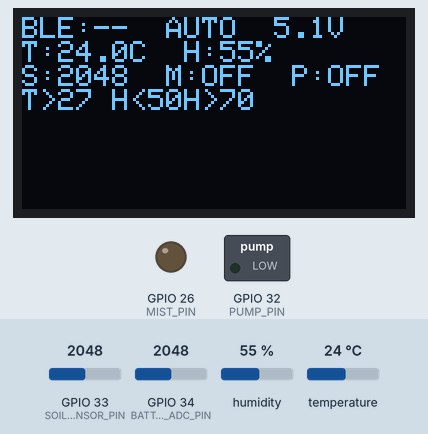
Simulated run of this program. Board: ESP32. Parts: 128×64 one-colour display, switched loads named in the program (green lamp = pin HIGH), output pins drawn as LEDs (lit = HIGH). Inputs (shaded band) come from the test bench; at power-on: humidity 55 %, GPIO 33 (SOIL_SENSOR_PIN) = 2048, GPIO 34 (BATTERY_ADC_PIN) = 2048, temperature 24 °C. Nothing arrives over Bluetooth unless stated; a phone connects over Bluetooth LE 3 s after start; what the program prints to the serial monitor is not drawn.

Above: at 3.9 s.
4.0 s: humidity set to 49 %
At 9.5 s:
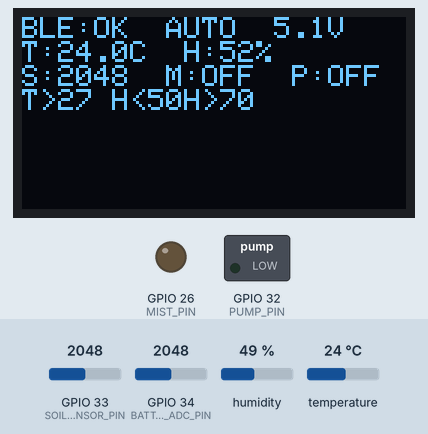
15.2 s: humidity set to 46 %
At 21.4 s:
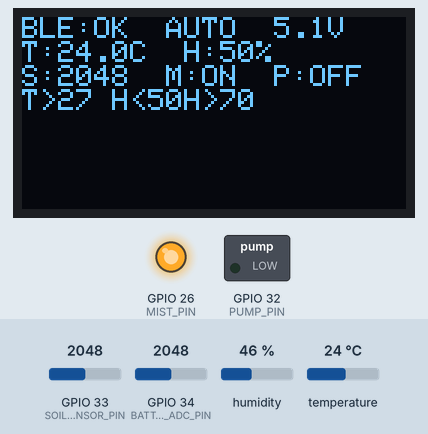
26.4 s: GPIO 33 (SOIL_SENSOR_PIN) set to 2372
At 32.0 s:
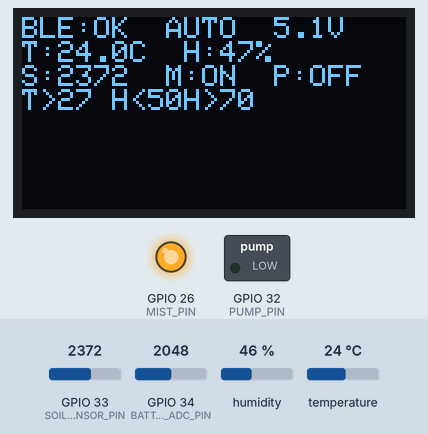
32.9 s: GPIO 33 (SOIL_SENSOR_PIN) set to 2486
At 37.9 s:
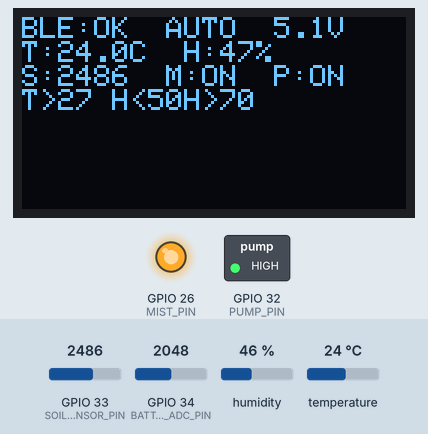
44.1 s: humidity set to 54 %
At 48.6 s:
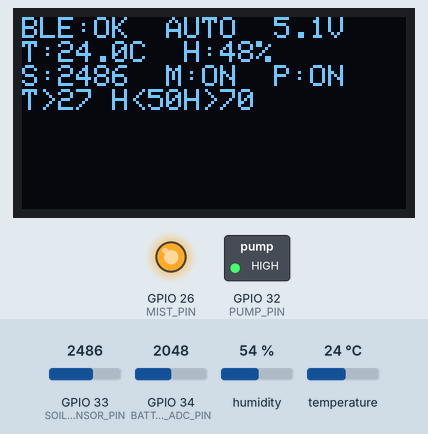
55.3 s: humidity set to 57 %
At 71.1 s:
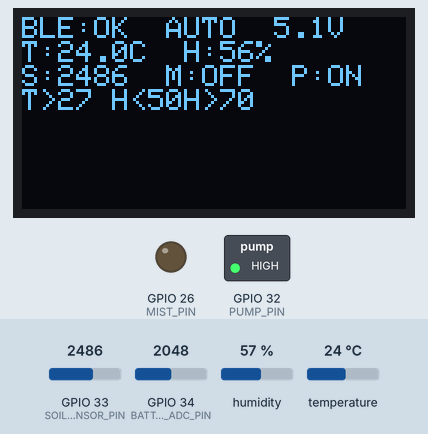
Timing chart, 0 to 72.2 s (numbered marks = the images above; inputs shaded):
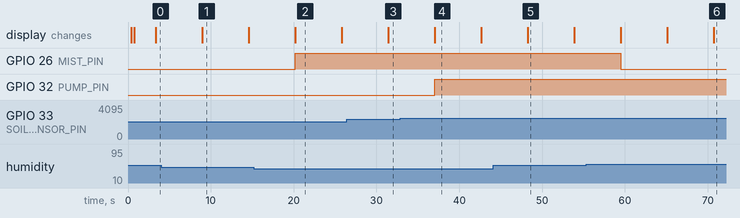

The program:

main.cpp
```cpp
#include <Arduino.h>
#include <Wire.h>
#include <Adafruit_GFX.h>
#include <Adafruit_SSD1306.h>
#include <DHT.h>
#include <BLEDevice.h>
#include <BLEServer.h>
#include <BLEUtils.h>
#include <BLE2902.h>
#include <math.h>
#include <stdio.h>

// DHT11 Sensor configuration
#define DHTPIN 5      // Pin connected to DHT11 sensor
#define DHTTYPE DHT11 // DHT 11

// Actuator pins
#define MIST_PIN 26 // Mist maker/humidifier relay
#define PUMP_PIN 32 // Water pump relay

// SDA = 21, SCL = 22
// Soil Moisture Sensor configuration
#define SOIL_SENSOR_PIN 33 // Analog pin for soil moisture sensor

// Battery monitoring configuration
#define BATTERY_ADC_PIN 34
#define NUM_SAMPLES 2500
#define DHT_AVG_SAMPLES 5
#define VOLTAGE_STEP 0.0024898648648649

// BLE UUIDs
#define SERVICE_UUID "FFF0"
#define SENSOR_CHAR_UUID "FFF1" // "temp,humid,soil,batteryV" e.g. "24.5,60.0,2100,7.8"
#define CTRL_CHAR_UUID "FFF4"   // "mode,mist,pump" e.g. "0,1,0"
#define THRESH_CHAR_UUID "FFF7" // "tempThresh,humidThresh,soilThresh" e.g. "21.0,40.0,2416"

// OLED display configuration
#define SCREEN_WIDTH 128
#define SCREEN_HEIGHT 64
#define OLED_RESET -1
#define SCREEN_ADDRESS 0x3C

// BLE notification interval (5 seconds for better data collection)
#define BLE_NOTIFY_INTERVAL_MS 5000

// Data logging interval (5 seconds)
#define DATA_LOG_INTERVAL_MS 5000

Adafruit_SSD1306 display(SCREEN_WIDTH, SCREEN_HEIGHT, &Wire, OLED_RESET);
DHT dht(DHTPIN, DHTTYPE);

// BLE variables
BLEServer *pServer = NULL;
BLECharacteristic *pSensorCharacteristic = NULL;
BLECharacteristic *pControlCharacteristic = NULL;
BLECharacteristic *pThreshCharacteristic = NULL;

bool deviceConnected = false;
bool oldDeviceConnected = false;

// Timing variables
unsigned long lastBleNotifyTime = 0;
unsigned long lastDataLogTime = 0;

// ============================================
// CONTROL VARIABLES
// ============================================
bool autoMode = true;                  // true = automatic, false = manual
bool mistManualOn = false;             // Manual mist state
bool pumpManualOn = false;             // Manual pump state
float temp_high_threshold = 27.0;      // Mist ON if temp > this (cooling)
float temp_low_threshold = 21.0;       // Optional: Mist OFF if temp < this
float humidity_low_threshold = 50.0;   // Mist ON if humidity < this
float humidity_high_threshold = 70.0;  // Mist OFF if humidity > this
int soil_threshold = 2416;             // Pump ON if soil > this (dry)
bool mistCurrentlyOn = false;          // Track mist state for hysteresis

// Session tracking
int sessionCounter = 0;
unsigned long sessionStartTime = 0;
bool sessionActive = false;

// Battery variables
float batteryVoltage = 0.0;
float temperatureAverage = 0.0;
float humidityAverage = 0.0;

float dhtTempSamples[DHT_AVG_SAMPLES] = {0.0};
float dhtHumiditySamples[DHT_AVG_SAMPLES] = {0.0};
int dhtSampleIndex = 0;
int dhtSampleCount = 0;
float dhtTempSum = 0.0;
float dhtHumiditySum = 0.0;

// ============================================
// BATTERY FUNCTION
// ============================================
float readBatteryVoltage()
{
    unsigned long sum = 0;
    for (int i = 0; i < NUM_SAMPLES; ++i)
    {
        sum += analogRead(BATTERY_ADC_PIN);
    }
    float avg_adc = (float)sum / (float)NUM_SAMPLES;
    return avg_adc * VOLTAGE_STEP;
}

int readSoilMoistureAverage()
{
    unsigned long sum = 0;
    for (int i = 0; i < NUM_SAMPLES; ++i)
    {
        sum += analogRead(SOIL_SENSOR_PIN);
    }
    return (int)((float)sum / (float)NUM_SAMPLES);
}

bool updateDhtAverages(float temperature, float humidity, float &avgTemperature, float &avgHumidity)
{
    if (isnan(temperature) || isnan(humidity))
    {
        return false;
    }

    if (dhtSampleCount < DHT_AVG_SAMPLES)
    {
        dhtTempSamples[dhtSampleIndex] = temperature;
        dhtHumiditySamples[dhtSampleIndex] = humidity;
        dhtTempSum += temperature;
        dhtHumiditySum += humidity;
        dhtSampleCount++;
    }
    else
    {
        dhtTempSum -= dhtTempSamples[dhtSampleIndex];
        dhtHumiditySum -= dhtHumiditySamples[dhtSampleIndex];
        dhtTempSamples[dhtSampleIndex] = temperature;
        dhtHumiditySamples[dhtSampleIndex] = humidity;
        dhtTempSum += temperature;
        dhtHumiditySum += humidity;
    }

    dhtSampleIndex = (dhtSampleIndex + 1) % DHT_AVG_SAMPLES;
    avgTemperature = dhtTempSum / (float)dhtSampleCount;
    avgHumidity = dhtHumiditySum / (float)dhtSampleCount;
    return true;
}

void startBleAdvertising()
{
    BLEAdvertising *pAdvertising = BLEDevice::getAdvertising();
    pAdvertising->addServiceUUID(SERVICE_UUID);
    BLEDevice::startAdvertising();
}

void renderDisplay(float temperature, float humidity, int soilMoistureValue, bool mistOn, bool pumpOn)
{
    display.clearDisplay();
    display.setTextSize(1);
    display.setTextColor(SSD1306_WHITE);
    display.setCursor(0, 0);

    // Line 1: BLE status, Mode, Battery voltage
    display.print(F("BLE:"));
    display.print(deviceConnected ? F("OK") : F("--"));
    display.print(F("  "));
    display.print(autoMode ? F("AUTO") : F("MAN"));
    display.print(F("  "));
    display.print(batteryVoltage, 1);
    display.println(F("V"));

    // Line 2: Temperature and Humidity
    display.print(F("T:"));
    display.print(temperature, 1);
    display.print(F("C  "));
    display.print(F("H:"));
    display.print(humidity, 0);
    display.println(F("%"));

    // Line 3: Soil and Actuators
    display.print(F("S:"));
    display.print(soilMoistureValue);
    display.print(F("  "));
    display.print(F("M:"));
    display.print(mistOn ? F("ON") : F("OFF"));
    display.print(F("  "));
    display.print(F("P:"));
    display.println(pumpOn ? F("ON") : F("OFF"));

    // Line 4: Thresholds
    display.print(F("T>"));
    display.print((int)temp_high_threshold);
    display.print(F(" H<"));
    display.print((int)humidity_low_threshold);
    display.print(F("H>"));
    display.print((int)humidity_high_threshold);

    display.display();
}

// ============================================
// DATA LOGGING FUNCTION
// ============================================
void logDataToSerial(float temperature, float humidity, int soilMoistureValue, bool mistOn, bool pumpOn)
{
    // Output CSV format: timestamp,temp,humidity,soil,battery,mode,mist,pump
    // Mode: 0 = AUTO, 1 = MANUAL

    unsigned long currentMillis = millis();
    if (currentMillis - lastDataLogTime >= DATA_LOG_INTERVAL_MS)
    {
        lastDataLogTime = currentMillis;

        // Session header
        if (!sessionActive)
        {
            sessionActive = true;
            sessionStartTime = currentMillis;
            sessionCounter++;

            Serial.println("\n========================================");
            Serial.print("SESSION #");
            Serial.print(sessionCounter);
            Serial.print(" STARTED - ");
            Serial.println(autoMode ? "AUTO MODE" : "MANUAL MODE");
            Serial.println("========================================");
            Serial.println("timestamp,temperature,humidity,soil_moisture,battery_voltage,mode,mist_status,pump_status");
        }

        // Format: HH:MM:SS
        unsigned long elapsedSec = (currentMillis - sessionStartTime) / 1000;
        int hours = elapsedSec / 3600;
        int minutes = (elapsedSec % 3600) / 60;
        int seconds = elapsedSec % 60;

        char timeStr[20];
        snprintf(timeStr, sizeof(timeStr), "%02d:%02d:%02d", hours, minutes, seconds);

        // CSV output
        Serial.print(timeStr);
        Serial.print(",");
        Serial.print(temperature, 1);
        Serial.print(",");
        Serial.print(humidity, 1);
        Serial.print(",");
        Serial.print(soilMoistureValue);
        Serial.print(",");
        Serial.print(batteryVoltage, 1);
        Serial.print(",");
        Serial.print(autoMode ? "0" : "1");
        Serial.print(",");
        Serial.print(mistOn ? "1" : "0");
        Serial.print(",");
        Serial.println(pumpOn ? "1" : "0");
    }
}

void printSessionSummary()
{
    if (sessionActive)
    {
        unsigned long elapsedSec = (millis() - sessionStartTime) / 1000;

        Serial.println("\n========================================");
        Serial.print("SESSION #");
        Serial.print(sessionCounter);
        Serial.print(" SUMMARY - ");
        Serial.println(autoMode ? "AUTO MODE" : "MANUAL MODE");
        Serial.println("========================================");
        Serial.print("Duration: ");
        Serial.print(elapsedSec / 60);
        Serial.print(" min ");
        Serial.print(elapsedSec % 60);
        Serial.println(" sec");
        Serial.println("Data logged to serial output");
        Serial.println("========================================\n");

        sessionActive = false;
    }
}

// BLE CALLBACKS FOR WRITEABLE CHARACTERISTICS
class ControlCallbacks : public BLECharacteristicCallbacks
{
    void onWrite(BLECharacteristic *pCharacteristic)
    {
        String value = pCharacteristic->getValue().c_str();
        if (value.length() == 0)
            return;
        int mode = -1;
        int mist = -1;
        int pump = -1;
        if (sscanf(value.c_str(), "%d,%d,%d", &mode, &mist, &pump) == 3)
        {
            // Check if mode is changing
            bool modeChanging = (autoMode != (mode == 0));

            // Print session summary before mode change
            if (modeChanging)
            {
                printSessionSummary();
            }

            autoMode = (mode == 0);
            mistManualOn = (mist == 1);
            pumpManualOn = (pump == 1);

            Serial.print("Control updated: mode=");
            Serial.print(autoMode ? "AUTO" : "MANUAL");
            Serial.print(" mist=");
            Serial.print(mistManualOn ? "ON" : "OFF");
            Serial.print(" pump=");
            Serial.println(pumpManualOn ? "ON" : "OFF");
        }
    }
};

class ThreshCallbacks : public BLECharacteristicCallbacks
{
    void onWrite(BLECharacteristic *pCharacteristic)
    {
        String value = pCharacteristic->getValue().c_str();
        if (value.length() == 0)
            return;

        float tempThresh = temp_high_threshold;
        float humidLowThresh = humidity_low_threshold;
        float humidHighThresh = humidity_high_threshold;
        int soilThresh = soil_threshold;

        int parsed = sscanf(value.c_str(), "%f,%f,%f,%d", &tempThresh, &humidLowThresh, &humidHighThresh, &soilThresh);

        if (parsed >= 3)
        {
            temp_high_threshold = tempThresh;
            humidity_low_threshold = humidLowThresh;
            if (parsed == 4) {
                humidity_high_threshold = humidHighThresh;
                soil_threshold = soilThresh;
            } else if (parsed == 3) {
                humidity_high_threshold = humidHighThresh;
            }
            Serial.print("Thresholds: T>");
            Serial.print(temp_high_threshold);
            Serial.print("C=ON, H<");
            Serial.print(humidity_low_threshold);
            Serial.print("%=ON, H>");
            Serial.print(humidity_high_threshold);
            Serial.print("%=OFF, S>");
            Serial.println(soil_threshold);
        }
    }
};

// BLE Server Callbacks
class MyServerCallbacks : public BLEServerCallbacks
{
    void onConnect(BLEServer *pServer)
    {
        deviceConnected = true;
        Serial.println("BLE Client Connected");
    }

    void onDisconnect(BLEServer *pServer)
    {
        deviceConnected = false;
        Serial.println("BLE Client Disconnected");
    }
};

void setup()
{
    Serial.begin(115200);
    delay(300);
    Serial.println("\n========================================");
    Serial.println("GREENHOUSE MONITORING SYSTEM");
    Serial.println("========================================");
    Serial.println("Data logging started...");
    Serial.println("Mode will be logged as: 0=AUTO, 1=MANUAL");
    Serial.println("========================================\n");

    // Initialize DHT sensor first
    dht.begin();
    pinMode(SOIL_SENSOR_PIN, INPUT);
    pinMode(BATTERY_ADC_PIN, INPUT);

    // Initialize MOSFET pins
    digitalWrite(MIST_PIN, LOW);
    digitalWrite(PUMP_PIN, LOW);
    pinMode(MIST_PIN, OUTPUT);
    pinMode(PUMP_PIN, OUTPUT);

    delay(100);
    Serial.println("MOSFETs initialized OFF (N-channel, active-HIGH)");

    BLEDevice::init("Greenhouse Monitor system");
    pServer = BLEDevice::createServer();
    pServer->setCallbacks(new MyServerCallbacks());

    BLEService *pService = pServer->createService(SERVICE_UUID);

    pSensorCharacteristic = pService->createCharacteristic(
        SENSOR_CHAR_UUID,
        BLECharacteristic::PROPERTY_READ | BLECharacteristic::PROPERTY_NOTIFY);
    pSensorCharacteristic->addDescriptor(new BLE2902());
    pSensorCharacteristic->setValue("0.0,0.0,0,0.0");

    pControlCharacteristic = pService->createCharacteristic(
        CTRL_CHAR_UUID,
        BLECharacteristic::PROPERTY_READ | BLECharacteristic::PROPERTY_WRITE | BLECharacteristic::PROPERTY_NOTIFY);
    pControlCharacteristic->addDescriptor(new BLE2902());
    pControlCharacteristic->setCallbacks(new ControlCallbacks());
    pControlCharacteristic->setValue("0,0,0");

    pThreshCharacteristic = pService->createCharacteristic(
        THRESH_CHAR_UUID,
        BLECharacteristic::PROPERTY_READ | BLECharacteristic::PROPERTY_WRITE | BLECharacteristic::PROPERTY_NOTIFY);
    pThreshCharacteristic->addDescriptor(new BLE2902());
    pThreshCharacteristic->setCallbacks(new ThreshCallbacks());
    pThreshCharacteristic->setValue("27.0,50.0,70.0,2416");

    pService->start();

    if (!display.begin(SSD1306_SWITCHCAPVCC, SCREEN_ADDRESS))
    {
        Serial.println("OLED init failed");
        for (;;)
            ;
    }

    startBleAdvertising();

    batteryVoltage = readBatteryVoltage();

    renderDisplay(0, 0, 0, false, false);
    Serial.println("System ready! Starting data collection...\n");
    delay(2000);
}

void loop()
{
    unsigned long currentMillis = millis();

    // Read sensors
    float humidityRaw = dht.readHumidity();
    float temperatureRaw = dht.readTemperature();
    updateDhtAverages(temperatureRaw, humidityRaw, temperatureAverage, humidityAverage);
    float humidity = humidityAverage;
    float temperature = temperatureAverage;

    int soilMoistureValue = readSoilMoistureAverage();
    batteryVoltage = readBatteryVoltage();

    // BLE notification
    if (deviceConnected && (currentMillis - lastBleNotifyTime >= BLE_NOTIFY_INTERVAL_MS))
    {
        lastBleNotifyTime = currentMillis;

        char sensorString[32];
        snprintf(sensorString, sizeof(sensorString), "%.1f,%.1f,%d,%.1f",
                 temperature, humidity, soilMoistureValue, batteryVoltage);
        pSensorCharacteristic->setValue(sensorString);
        pSensorCharacteristic->notify();

        bool mistActual = false;
        bool pumpActual = false;

        if (autoMode) {
            bool mistShouldBeOn = (temperature > temp_high_threshold) || (humidity < humidity_low_threshold);
            if (humidity > humidity_high_threshold) {
                mistShouldBeOn = false;
            }
            mistActual = mistShouldBeOn;
            pumpActual = (soilMoistureValue > soil_threshold);
        } else {
            mistActual = mistManualOn;
            pumpActual = pumpManualOn;
        }

        char controlString[10];
        snprintf(controlString, sizeof(controlString), "%d,%d,%d",
                 autoMode ? 0 : 1, mistActual ? 1 : 0, pumpActual ? 1 : 0);
        pControlCharacteristic->setValue(controlString);
        pControlCharacteristic->notify();

        char threshString[32];
        snprintf(threshString, sizeof(threshString), "%.1f,%.1f,%.1f,%d",
             temp_high_threshold, humidity_low_threshold, humidity_high_threshold, soil_threshold);
        pThreshCharacteristic->setValue(threshString);
        pThreshCharacteristic->notify();

        Serial.print("BLE: ");
        Serial.print(sensorString);
        Serial.print(" | Mode: ");
        Serial.print(autoMode ? "AUTO" : "MAN");
        Serial.print(" | M:");
        Serial.print(mistActual ? "1" : "0");
        Serial.print(" P:");
        Serial.println(pumpActual ? "1" : "0");
    }

    // Handle BLE disconnection/reconnection
    if (!deviceConnected && oldDeviceConnected)
    {
        delay(300);
        startBleAdvertising();
        Serial.println("BLE advertising restarted");
        oldDeviceConnected = deviceConnected;
    }

    if (deviceConnected && !oldDeviceConnected)
    {
        oldDeviceConnected = deviceConnected;
        lastBleNotifyTime = currentMillis;
        Serial.println("BLE connected");
    }

    // Actuator control logic
    bool mistOn = false;
    bool pumpOn = false;

    if (autoMode)
    {
        bool mistShouldBeOn = (temperature > temp_high_threshold) || (humidity < humidity_low_threshold);
        if (humidity > humidity_high_threshold) {
            mistShouldBeOn = false;
        }

        if (mistShouldBeOn)
        {
            digitalWrite(MIST_PIN, HIGH);
            mistOn = true;
        }
        else
        {
            digitalWrite(MIST_PIN, LOW);
            mistOn = false;
        }

        if (soilMoistureValue > soil_threshold)
        {
            digitalWrite(PUMP_PIN, HIGH);
            pumpOn = true;
        }
        else
        {
            digitalWrite(PUMP_PIN, LOW);
            pumpOn = false;
        }
    }
    else
    {
        if (mistManualOn)
        {
            digitalWrite(MIST_PIN, HIGH);
            mistOn = true;
        }
        else
        {
            digitalWrite(MIST_PIN, LOW);
            mistOn = false;
        }

        if (pumpManualOn)
        {
            digitalWrite(PUMP_PIN, HIGH);
            pumpOn = true;
        }
        else
        {
            digitalWrite(PUMP_PIN, LOW);
            pumpOn = false;
        }
    }

    // Log data to serial (CSV format)
    logDataToSerial(temperature, humidity, soilMoistureValue, mistOn, pumpOn);

    renderDisplay(temperature, humidity, soilMoistureValue, mistOn, pumpOn);

    delay(5000);
}
```

Measured:
- the behaviour switches between 48 and 47 % on humidity (found by bisection; images 1 and 2)
- the behaviour switches between 2416 and 2417 on GPIO 33 (SOIL_SENSOR_PIN) (found by bisection; images 3 and 4)
- the behaviour switches between 55 and 56 % on humidity (found by bisection; images 5 and 6)
- after the input at 4.0 s, the display: changes after 5.0 s (image 1)
- after the input at 15.2 s, GPIO 26 (MIST_PIN): LOW → HIGH after 5.0 s; the display: changes after 5.0 s (image 2)
- after the input at 26.4 s, the display: changes after 5.0 s (image 3)
- after the input at 32.9 s, GPIO 32 (PUMP_PIN): LOW → HIGH after 4.1 s; the display: changes after 4.2 s (image 4)
- after the input at 44.1 s, the display: changes after 4.2 s (image 5)
